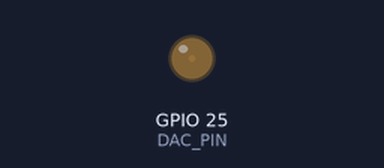
This sketch was run on a simulated ESP32. On the bench: output pins drawn as LEDs (lit = HIGH).

Above: at 0.05 s.
At 0.65 s:
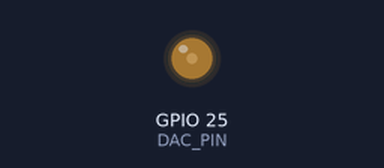
At 1.3 s:
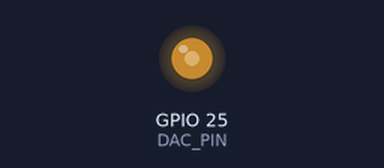
At 2.55 s:
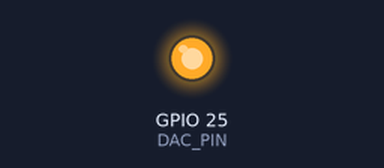
Timing chart, 0 to 5.9 s (numbered marks = the images above):
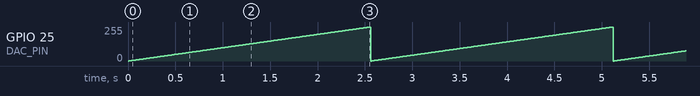

The sketch:

_6_DAC.ino
```cpp
#define DAC_PIN 25

void setup() {
  Serial.begin(115200);
}

void loop() {
  for (int i = 0; i < 256; i ++) {
    dacWrite(DAC_PIN, i);
    delay(10);
  }

  /* for (int deg = 0; deg < 360; deg = deg + 8){
    dacWrite(DAC_PIN, int(128 + 80 * (sin(deg*PI/180)+sin(3*deg*PI/180)/3+sin(5*deg*PI/180)/5+sin(7*deg*PI/180)/7+sin(9*deg*PI/180)/9+sin(11*deg*PI/180)/11)));
  }*/

  /*for (int deg = 0; deg < 360; deg++) {
    dacWrite(DAC_PIN, int(128 + 127 * (sin(deg * PI / 180))));
  }*/

}
```

Measured:
- by itself, GPIO 25 (DAC_PIN): ramps from 0/255 to 255/255 and jumps back, once every 2.6 s
